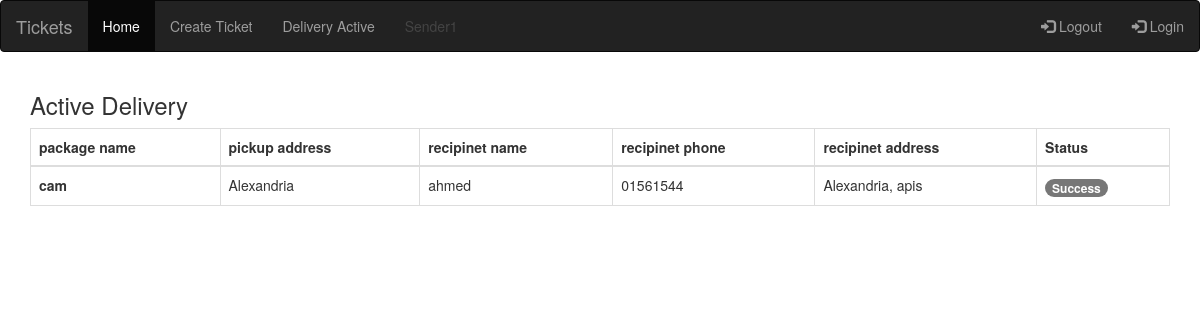
The app's page /delivery/active_delivery (signed in) with its own data.
### users/models.py (models this page shows, shortened)
class User(AbstractUser):
    sender = models.BooleanField(default=False)
    rider = models.BooleanField(default=False)

### delivery/models.py (models this page shows, shortened)
class Delivery(models.Model):
    sender = models.ForeignKey(User, on_delete=models.CASCADE)
    package_name = models.CharField(max_length=100)
    pickup_address = models.CharField(max_length=100)
    recipinet_name = models.CharField(max_length=100)
    recipinet_phone = models.CharField(max_length=50)
    recipinet_address = models.CharField(max_length=50)
    rider = models.ForeignKey(User ,on_delete=models.CASCADE, related_name='delivery_rider', null=True,blank=True)
    is_delivered = models.BooleanField(default=False)
    data_created = models.DateTimeField(auto_now_add=True)
    is_verified = models.BooleanField(default=False)
    has_rider = models.BooleanField(default=False)

### delivery/views.py (the view)
# urls.py: path('active_delivery', active_delivery, name='active_delivery'),
def active_delivery(request):
   obj = Delivery.objects.filter(sender=request.user, is_verified=True)
   context={'obj':obj}
   return render (request,"active_delivery.html",context)

### delivery/templates/active_delivery.html
{% extends 'base.html' %}
{% block body %}
<div class="card">
  <div class="card-body">
    <h3 class="card-title">Active Delivery</h3>
    <table class="table table-bordered table-hover">
      <thead class="thead-dark">
        <tr>
          <th scope="col">package name</th>
          <th scope="col">pickup address</th>
          <th scope="col">recipinet name</th>
          <th scope="col">recipinet phone</th>
          <th scope="col">recipinet address</th>
          <th scope="col">Status</th>
        </tr>
      </thead>
      <tbody>
        {% for obj in obj %}
        {% if not obj.is_delivered %}
        <tr>
          <th>{{obj.package_name}}</th>
          <td>{{obj.pickup_address}}</td>
          <td>{{obj.recipinet_name}}</td>
          <td>{{obj.recipinet_phone}}</td>
          <td>{{obj.recipinet_address}}</td>
          {% if obj.has_rider %}
            <td><span class="badge badge-success">Success</span></td>
          {% else %}
            <td><span class="badge badge-warning">Pending</span></td>
          {% endif %}
        </tr>
        {% endif %}
        {% endfor %}
      </tbody>
    </table>
  </div>
</div>
{% endblock body %}

### templates/base.html (shortened to what this page needs)
<!DOCTYPE html>
<html lang="en">
<head>
  <link rel="stylesheet" href="https://maxcdn.bootstrapcdn.com/bootstrap/3.4.1/css/bootstrap.min.css">
</head>
<body>
    <nav class="navbar navbar-inverse">
      <div class="container-fluid">
        <div class="navbar-header">
          <a class="navbar-brand" href="/">Tickets</a>
        </div>
        <ul class="nav navbar-nav">
          <li class="active"><a href="#">Home</a></li>
          <li><a href="">Create Ticket</a></li>
          {% if request.user.sender %}
          <li><a href="{% url 'active_delivery' %}">Delivery Active</a></li>
          {% elif request.user.is_superuser %}
          <li><a href="{% url 'delivery_queue' %}">Delivery Queue</a></li>
          {% endif %}
          <li class="nav disabled"><a>{{request.user.username|capfirst}}</a></li>
        </ul>
        <ul class="nav navbar-nav navbar-right">
            <li><a href="{% url 'logout' %}"><span class="glyphicon glyphicon-log-in"></span> Logout</a></li>
            <li><a href=""><span class="glyphicon glyphicon-log-in"></span> Login</a></li>
        </ul>
      </div>
    </nav>
  <div class="container mt-5">
    {% block body %}
    {% endblock body %}
  </div>
</body>
</html>

### records on screen
User: user.username "Sender1"
Delivery: package_name "cam", pickup_address "Alexandria", recipinet_name "ahmed", recipinet_phone "01561544", recipinet_address "Alexandria, apis", has_rider "Success"
